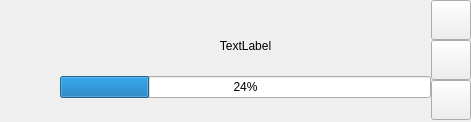
<?xml version="1.0" encoding="UTF-8"?>
<ui version="4.0">
 <class>Form</class>
 <widget class="QWidget" name="Form">
  <property name="geometry">
   <rect>
    <x>0</x>
    <y>0</y>
    <width>471</width>
    <height>122</height>
   </rect>
  </property>
  <property name="maximumSize">
   <size>
    <width>16777215</width>
    <height>122</height>
   </size>
  </property>
  <property name="windowTitle">
   <string>Form</string>
  </property>
  <property name="styleSheet">
   <string notr="true">QPushButton:hover{
    background-color: rgb(30,30,45);
}
QPushButton:pressed{
    background-color: rgb(189, 147, 249);
	color: rgb(255, 255, 255);
}
#pushButton_3 .QPushButton:hover {
	background-color: rgb(150,33,40);
	 border-style: solid;
	 border-radius: 4px; 
}</string>
  </property>
  <layout class="QHBoxLayout" name="horizontalLayout">
   <property name="spacing">
    <number>0</number>
   </property>
   <property name="leftMargin">
    <number>0</number>
   </property>
   <property name="topMargin">
    <number>0</number>
   </property>
   <property name="rightMargin">
    <number>0</number>
   </property>
   <property name="bottomMargin">
    <number>0</number>
   </property>
   <item>
    <widget class="QLabel" name="label">
     <property name="minimumSize">
      <size>
       <width>60</width>
       <height>60</height>
      </size>
     </property>
     <property name="maximumSize">
      <size>
       <width>60</width>
       <height>60</height>
      </size>
     </property>
     <property name="text">
      <string/>
     </property>
    </widget>
   </item>
   <item>
    <layout class="QVBoxLayout" name="verticalLayout">
     <property name="spacing">
      <number>0</number>
     </property>
     <property name="topMargin">
      <number>0</number>
     </property>
     <item>
      <widget class="QLabel" name="label_2">
       <property name="maximumSize">
        <size>
         <width>16777215</width>
         <height>30</height>
        </size>
       </property>
       <property name="text">
        <string>TextLabel</string>
       </property>
       <property name="alignment">
        <set>Qt::AlignBottom|Qt::AlignHCenter</set>
       </property>
      </widget>
     </item>
     <item>
      <widget class="CustomPb" name="progressBar">
       <property name="value">
        <number>24</number>
       </property>
      </widget>
     </item>
    </layout>
   </item>
   <item>
    <layout class="QVBoxLayout" name="verticalLayout_2">
     <property name="spacing">
      <number>0</number>
     </property>
     <item>
      <widget class="QPushButton" name="pushButton">
       <property name="minimumSize">
        <size>
         <width>40</width>
         <height>40</height>
        </size>
       </property>
       <property name="maximumSize">
        <size>
         <width>40</width>
         <height>40</height>
        </size>
       </property>
       <property name="focusPolicy">
        <enum>Qt::NoFocus</enum>
       </property>
       <property name="styleSheet">
        <string notr="true"/>
       </property>
       <property name="text">
        <string/>
       </property>
       <property name="icon">
        <iconset resource="res.qrc">
         <normaloff>:/icons/icons/cil-media-pause.png</normaloff>:/icons/icons/cil-media-pause.png</iconset>
       </property>
      </widget>
     </item>
     <item>
      <widget class="QPushButton" name="pushButton_2">
       <property name="minimumSize">
        <size>
         <width>40</width>
         <height>40</height>
        </size>
       </property>
       <property name="maximumSize">
        <size>
         <width>40</width>
         <height>40</height>
        </size>
       </property>
       <property name="focusPolicy">
        <enum>Qt::NoFocus</enum>
       </property>
       <property name="styleSheet">
        <string notr="true"/>
       </property>
       <property name="text">
        <string/>
       </property>
       <property name="icon">
        <iconset resource="res.qrc">
         <normaloff>:/icons/icons/icon_settings.png</normaloff>:/icons/icons/icon_settings.png</iconset>
       </property>
      </widget>
     </item>
     <item>
      <widget class="QPushButton" name="pushButton_3">
       <property name="minimumSize">
        <size>
         <width>40</width>
         <height>40</height>
        </size>
       </property>
       <property name="maximumSize">
        <size>
         <width>40</width>
         <height>40</height>
        </size>
       </property>
       <property name="focusPolicy">
        <enum>Qt::NoFocus</enum>
       </property>
       <property name="styleSheet">
        <string notr="true">QPushButton:hover {
	background-color: rgb(210,53,60);
	 border-style: solid;
	 border-radius: 4px; 
}</string>
       </property>
       <property name="text">
        <string/>
       </property>
       <property name="icon">
        <iconset resource="res.qrc">
         <normaloff>:/icons/icons/cil-x.png</normaloff>:/icons/icons/cil-x.png</iconset>
       </property>
      </widget>
     </item>
    </layout>
   </item>
  </layout>
 </widget>
 <customwidgets>
  <customwidget>
   <class>CustomPb</class>
   <extends>QProgressBar</extends>
   <header>ui.custom_pb.h</header>
  </customwidget>
 </customwidgets>
 <resources>
  <include location="res.qrc"/>
 </resources>
 <connections/>
</ui>
